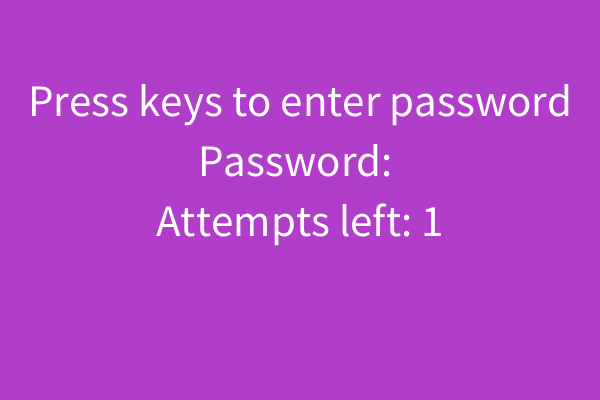
Frame 1 (no input)
Frame 60 (the mouse pressed at the canvas centre just before this capture): identical to frame 1, image omitted
Frame 120 (the mouse held since frame 60 and released just before this capture): identical to frame 1, image omitted

The Processing sketch that drew this single still picture (run headless with seeded random() and noise(); from frame 60 on, the mouse is pressed at the canvas centre):

// Processing sketch: mini_proj
// ── mini_proj.pde
//Logan Dillworth mini proj password
String password = "674167";
String input = "";
int attempts = 1;
boolean accessGranted = false;
boolean accessDenied = false;

void setup() {
  size(600, 400);
  textAlign(CENTER, CENTER);
  textSize(45);
}

void draw() {
  if (accessGranted) {
    background(0, 150, 0);
  } else if (accessDenied) {
    background(255, 0, 0);
  } else {
    background(#B13ECB);
  }

  fill(255);
  if (!accessGranted && attempts > 0) {
    text("Press keys to enter password", width/2, 100);
    text("Password: " + input, width/2, 160);
    text("Attempts left: " + attempts, width/2, 220);
  }

  if (accessGranted) {
    textSize(70);
    text("ACCESS GRANTED", width/2, height/2);
  } else if (accessDenied) {
    textSize(70);
    text("ACCESS DENIED", width/2, height/2);
  }
}

void keyPressed() {
  if (accessGranted || attempts <= 0) return;

  
  if (key == ENTER || key == RETURN) {
    if (input.equals(password)) {
      accessGranted = true;
    } else {
      attempts--;
      input = "";
      if (attempts <= 0) {
        accessDenied = true;
      }
    }
  }
  
  else if (key == BACKSPACE && input.length() > 0) {
    input = input.substring(0, input.length() - 1);
  }
  else if (key != CODED) {
    input += key;
  }
}
